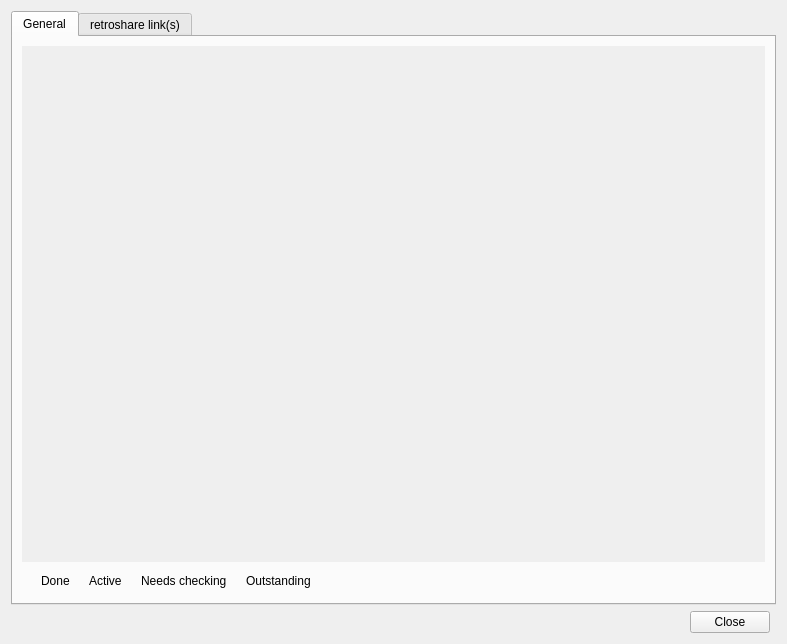
<?xml version="1.0" encoding="UTF-8"?>
<ui version="4.0">
 <class>DetailsDialog</class>
 <widget class="QDialog" name="DetailsDialog">
  <property name="geometry">
   <rect>
    <x>0</x>
    <y>0</y>
    <width>787</width>
    <height>644</height>
   </rect>
  </property>
  <property name="windowTitle">
   <string>Details</string>
  </property>
  <layout class="QGridLayout">
   <item row="0" column="0" colspan="3">
    <widget class="QTabWidget" name="tabWidget">
     <property name="currentIndex">
      <number>0</number>
     </property>
     <widget class="QWidget" name="tabGeneral">
      <attribute name="icon">
       <iconset resource="../images.qrc">
        <normaloff>:/images/blockdevice.png</normaloff>:/images/blockdevice.png</iconset>
      </attribute>
      <attribute name="title">
       <string>General</string>
      </attribute>
      <layout class="QGridLayout">
       <item row="1" column="0">
        <layout class="QGridLayout" name="_2">
         <property name="margin">
          <number>6</number>
         </property>
         <item row="0" column="0">
          <layout class="QGridLayout" name="_3">
           <item row="0" column="0">
            <widget class="QLabel" name="label_3">
             <property name="text">
              <string/>
             </property>
             <property name="pixmap">
              <pixmap resource="../images.qrc">:/images/graph-downloaded.png</pixmap>
             </property>
            </widget>
           </item>
           <item row="0" column="1">
            <widget class="QLabel" name="label_5">
             <property name="text">
              <string>Done</string>
             </property>
            </widget>
           </item>
          </layout>
         </item>
         <item row="0" column="1">
          <layout class="QGridLayout" name="_4">
           <item row="0" column="0">
            <widget class="QLabel" name="label_6">
             <property name="text">
              <string/>
             </property>
             <property name="pixmap">
              <pixmap resource="../images.qrc">:/images/graph-downloading.png</pixmap>
             </property>
            </widget>
           </item>
           <item row="0" column="1">
            <widget class="QLabel" name="label_7">
             <property name="text">
              <string>Active</string>
             </property>
            </widget>
           </item>
          </layout>
         </item>
         <item row="0" column="3">
          <layout class="QGridLayout" name="_5">
           <item row="0" column="0">
            <widget class="QLabel" name="label_8">
             <property name="text">
              <string/>
             </property>
             <property name="pixmap">
              <pixmap resource="../images.qrc">:/images/graph-notdownload.png</pixmap>
             </property>
            </widget>
           </item>
           <item row="0" column="1">
            <widget class="QLabel" name="label_9">
             <property name="text">
              <string>Outstanding</string>
             </property>
            </widget>
           </item>
          </layout>
         </item>
         <item row="0" column="4">
          <spacer name="horizontalSpacer_4">
           <property name="orientation">
            <enum>Qt::Horizontal</enum>
           </property>
           <property name="sizeHint" stdset="0">
            <size>
             <width>368</width>
             <height>13</height>
            </size>
           </property>
          </spacer>
         </item>
         <item row="0" column="2">
          <layout class="QHBoxLayout" name="horizontalLayout_2">
           <item>
            <widget class="QLabel" name="label_10">
             <property name="text">
              <string/>
             </property>
             <property name="pixmap">
              <pixmap resource="../images.qrc">:/images/graph-checking.png</pixmap>
             </property>
            </widget>
           </item>
           <item>
            <widget class="QLabel" name="label_11">
             <property name="text">
              <string>Needs checking</string>
             </property>
            </widget>
           </item>
          </layout>
         </item>
        </layout>
       </item>
       <item row="0" column="0">
        <widget class="QScrollArea" name="fileTransferInfoWidget">
         <property name="frameShape">
          <enum>QFrame::NoFrame</enum>
         </property>
         <property name="horizontalScrollBarPolicy">
          <enum>Qt::ScrollBarAlwaysOff</enum>
         </property>
         <property name="widgetResizable">
          <bool>true</bool>
         </property>
         <widget class="QWidget" name="scrollAreaWidgetContents">
          <property name="geometry">
           <rect>
            <x>0</x>
            <y>0</y>
            <width>747</width>
            <height>505</height>
           </rect>
          </property>
         </widget>
        </widget>
       </item>
      </layout>
     </widget>
     <widget class="QWidget" name="tabLinks">
      <attribute name="title">
       <string>retroshare link(s)</string>
      </attribute>
      <layout class="QGridLayout">
       <item row="0" column="0" colspan="2">
        <widget class="QGroupBox" name="groupBox">
         <property name="title">
          <string>retroshare link</string>
         </property>
         <layout class="QGridLayout">
          <item row="1" column="0">
           <widget class="QTextEdit" name="Linktext"/>
          </item>
          <item row="0" column="0">
           <widget class="QPushButton" name="copylinkdetailsButton">
            <property name="text">
             <string>Copy link to clipboard</string>
            </property>
           </widget>
          </item>
         </layout>
        </widget>
       </item>
      </layout>
     </widget>
    </widget>
   </item>
   <item row="1" column="1">
    <widget class="QDialogButtonBox" name="buttonBox">
     <property name="standardButtons">
      <set>QDialogButtonBox::Close</set>
     </property>
    </widget>
   </item>
  </layout>
 </widget>
 <resources>
  <include location="../images.qrc"/>
 </resources>
 <connections>
  <connection>
   <sender>buttonBox</sender>
   <signal>rejected()</signal>
   <receiver>DetailsDialog</receiver>
   <slot>close()</slot>
   <hints>
    <hint type="sourcelabel">
     <x>262</x>
     <y>456</y>
    </hint>
    <hint type="destinationlabel">
     <x>262</x>
     <y>238</y>
    </hint>
   </hints>
  </connection>
 </connections>
</ui>
